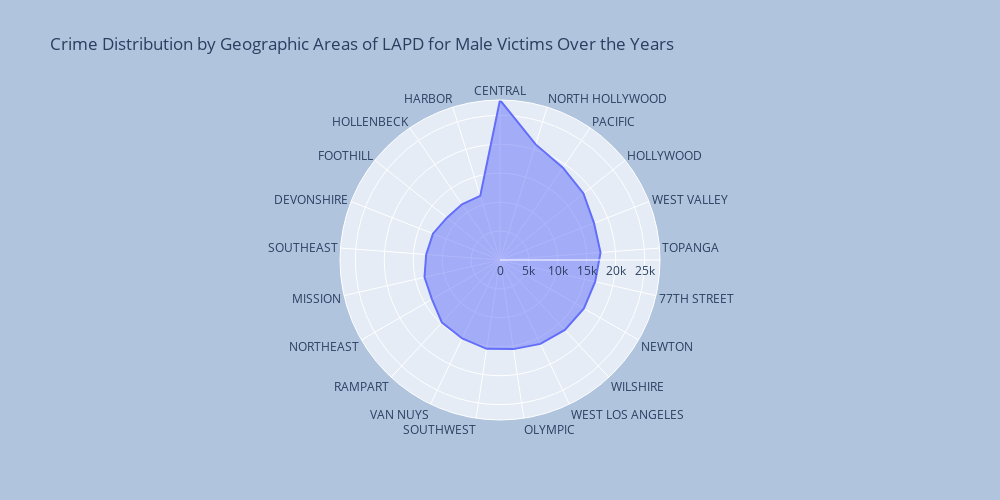

The notebook cell saved with this chart:
### Markdown cell above
<b>Inference:</b> It can be noted from the above polar line plot that the number of crimes faced by female victims was highest in `Area 12 - 77th Street` when compared to the remaining areas.

### Code cell
male_victim_filter = crime_data[crime_data['Vict Sex'] == 'M']
male_victims_area = male_victim_filter['AREA'].value_counts().reset_index(name='crime-counts').rename(columns={'index': 'PREC'})
male_victims_area_df = lapd_divisions.merge(male_victims_area, on="PREC", how='right')

fig = px.line_polar(male_victims_area_df, 
                    r='crime-counts', 
                    theta='APREC', 
                    line_close=True,
                    title="Crime Distribution by Geographic Areas of LAPD for Male Victims Over the Years"
                   )
fig.update_traces(
    fill='toself', 
    name='Area names'
)
fig.update_layout(
    autosize=False,
    width=1000,
    height=500,
    paper_bgcolor="LightSteelBlue",
)
fig.show()

### Figure 1 — Plotly figure (JSON) as saved in the notebook; plotly's stock layout.template omitted (floating-point values rounded to 4 significant figures)
{"data": [{"fill": "toself", "hovertemplate": "crime-counts=%{r}<br>APREC=%{theta}<extra></extra>", "legendgroup": "", "line": {"color": "#636efa", "dash": "solid"}, "marker": {"symbol": "circle"}, "mode": "lines", "name": "Area names", "r": [27649, 20906, 19308, 18444, 17453, 17421, 16872, 16748, 16486, 16090, 15573, 15525, 15051, 14743, 13572, 13384, 12790, 12443, 11720, 11658, 11592, 27649], "showlegend": false, "subplot": "polar", "theta": ["CENTRAL", "NORTH HOLLYWOOD", "PACIFIC", "HOLLYWOOD", "WEST VALLEY", "TOPANGA", "77TH STREET", "NEWTON", "WILSHIRE", "WEST LOS ANGELES", "OLYMPIC", "SOUTHWEST", "VAN NUYS", "RAMPART", "NORTHEAST", "MISSION", "SOUTHEAST", "DEVONSHIRE", "FOOTHILL", "HOLLENBECK", "HARBOR", "CENTRAL"], "type": "scatterpolar"}], "layout": {"autosize": false, "height": 500, "legend": {"tracegroupgap": 0}, "paper_bgcolor": "LightSteelBlue", "polar": {"angularaxis": {"direction": "clockwise", "rotation": 90}, "domain": {"x": [0, 1], "y": [0, 1]}}, "title": {"text": "Crime Distribution by Geographic Areas of LAPD for Male Victims Over the Years"}, "width": 1000}}
